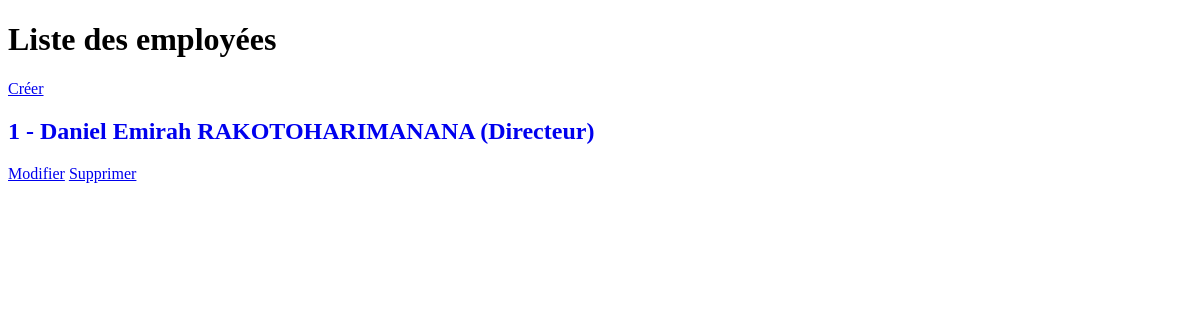
/, run on an earlier commit of the app's database.
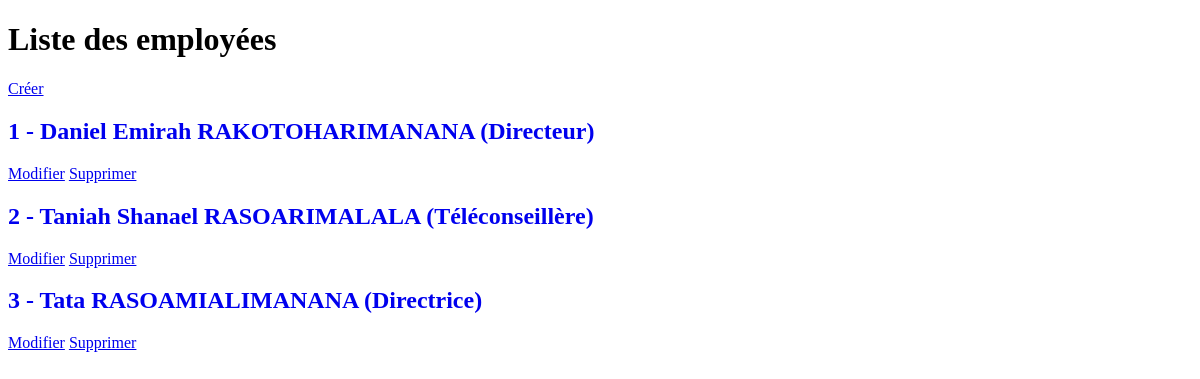
And on a later commit of the database.
### crew/models.py (models this page shows, shortened)
class Employee(models.Model):
    name = models.CharField(max_length=200)
    mail = models.EmailField()
    phone = models.CharField(max_length=13)
    poste = models.CharField(max_length=200)
    salary = models.DecimalField(max_digits=10, decimal_places=2)

### crew/views.py (the view)
# urls.py: path('', views.index, name="list_employee"),
def index(request):
    employees = Employee.objects.all()
    context = {
        "employees" : employees
    }
    return render(request, "crew/list.html", context)

### crew/templates/crew/list.html
{% extends "crew/base.html" %}
{% block content %}
<h1>Liste des employées</h1>
<a href="{% url 'crew:create_employee' %}">Créer</a>
{% for employee in employees %}
<h2>
    <a href="{% url 'crew:details' employee.id %}" style="text-decoration: none;">
        {{ forloop.counter }} - {{ employee.name }} ({{ employee.poste }})
    </a>
</h2>
<a href="{% url 'crew:edit_employee' employee.id %}">Modifier</a>
<a href="{% url 'crew:delete_employee' employee.id %}">Supprimer</a>
{% endfor %}
{% endblock %}

### crew/templates/crew/base.html (shortened to what this page needs)
<!DOCTYPE html>
<html lang="en">
<head>
</head>
<body>
    {% block content %}
    {% endblock %}
</body>
</html>

What changed in the data, as far as the page shows it:
added Employee: name "Taniah Shanael RASOARIMALALA", poste "Téléconseillère"
added Employee: name "Tata RASOAMIALIMANANA", poste "Directrice"
